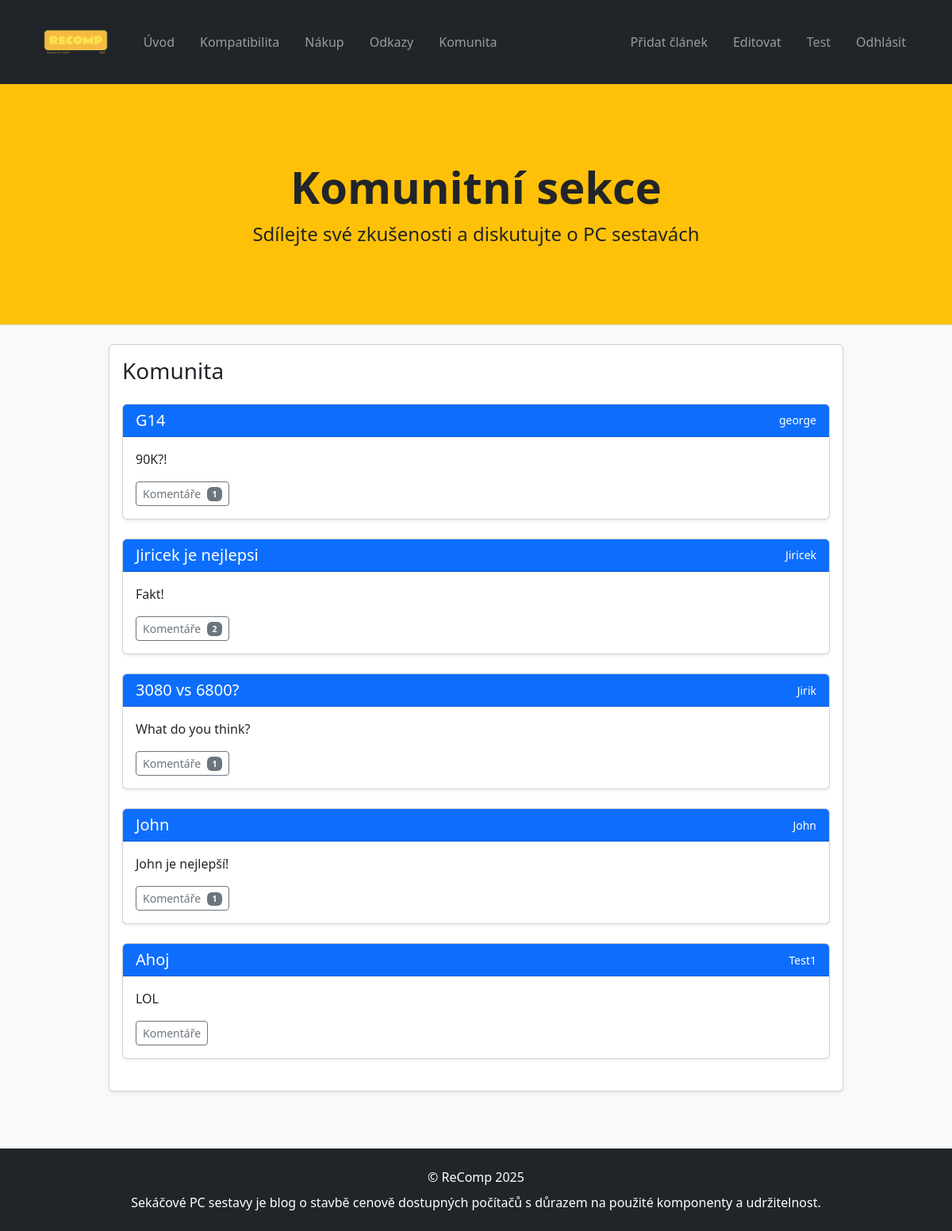
The app's page /Projekt-Web/community/community.php (signed in) with its own data.
### tables this page shows
CREATE TABLE `articles` (
  `id` int(11) NOT NULL,
  `title` varchar(255) NOT NULL,
  `content` text NOT NULL,
  `user_id` int(11) NOT NULL,
  `created_at` timestamp NOT NULL DEFAULT current_timestamp(),
  `updated_at` timestamp NULL DEFAULT NULL
);

CREATE TABLE `users` (
  `id` int(11) NOT NULL,
  `username` varchar(50) NOT NULL,
  `email` varchar(100) DEFAULT NULL,
  `password` varchar(255) NOT NULL,
  `name` varchar(50) DEFAULT NULL,
  `surname` varchar(50) DEFAULT NULL,
  `created_at` timestamp NOT NULL DEFAULT current_timestamp(),
  `role` enum('user','admin') NOT NULL DEFAULT 'user'
);

### Projekt-Web/app/models/Article.php (called while the page is built, shortened)
<?php
class Article {
    private $db;
    public function __construct($db) {
        $this->db = $db;
    }
    public function getAll() {
        $sql = "SELECT a.*, u.username, u.role FROM articles a
                JOIN users u ON a.user_id = u.id
                ORDER BY a.created_at DESC";
        $stmt = $this->db->prepare($sql);
        $stmt->execute();
        return $stmt->fetchAll(PDO::FETCH_ASSOC);
    }
}
?>

### Projekt-Web/app/models/Comment.php (called while the page is built, shortened)
<?php
class Comment {
    private $conn;
    private $table_name = "comments";
    public function __construct($db) {
        $this->conn = $db;
    }
    public function getCommentsByArticle($article_id) {
        $query = "SELECT c.*, u.username
                FROM " . $this->table_name . " c
                LEFT JOIN users u ON c.user_id = u.id
                WHERE c.article_id = :article_id
                ORDER BY c.created_at DESC";
        $stmt = $this->conn->prepare($query);
        $stmt->bindParam(":article_id", $article_id);
        $stmt->execute();
        return $stmt->fetchAll(PDO::FETCH_ASSOC);
    }
}
?>

### Projekt-Web/community/community.php (the view, shortened to what this page needs)
<?php
require_once __DIR__ . '/../app/models/Article.php';
require_once __DIR__ . '/../app/models/Comment.php';
try {
    $db = (new Database())->getConnection();
    $articleModel = new Article($db);
    $articles = $articleModel->getAll();
} catch (PDOException $e) {
    $error = "Chyba při načítání článků. Zkuste to prosím později.";
    $articles = [];
}
?>
<!DOCTYPE html>
<html lang="cs">
<head>
    <link href="https://cdn.jsdelivr.net/npm/bootstrap@5.3.5/dist/css/bootstrap.min.css" rel="stylesheet">
</head>
<body class="bg-light">
    <?php include __DIR__ . '/../app/views/articles/navbar.php'; ?>
    <header class="py-5 bg-warning border-bottom mb-4">
        <div class="container">
            <div class="text-center my-5">
                <h1 class="fw-bolder display-4">Komunitní sekce</h1>
                <p class="lead mb-0 fs-4">Sdílejte své zkušenosti a diskutujte o PC sestavách</p>
            </div>
        </div>
    </header>
    <div class="container">
        <div class="row justify-content-center">
            <div class="col-lg-10">
                <div class="card shadow-sm mb-4">
                    <div class="card-body">
                        <h2 class="card-title h3 mb-4">Komunita</h2>
                        <div class="card-text">
                            <div class="row">
                                <?php foreach ($articles as $article):
                                    $commentModel = new Comment($db);
                                    $comments = $commentModel->getCommentsByArticle($article['id']);
                                ?>
                                    <div class="col-12 mb-4">
                                        <div class="card shadow-sm">
                                            <div class="card-header bg-primary text-white">
                                                <div class="d-flex justify-content-between align-items-center">
                                                    <h5 class="card-title mb-0">
                                                        <?= htmlspecialchars($article['title']) ?>
                                                    </h5>
                                                    <small>
                                                        <?= htmlspecialchars($article['username']) ?>
                                                    </small>
                                                </div>
                                            </div>
                                            <div class="card-body">
                                                <p class="card-text">
                                                    <?= nl2br(htmlspecialchars($article['content'])) ?>
                                                </p>
                                                <button class="btn btn-outline-secondary btn-sm"
                                                        type="button"
                                                        data-bs-toggle="collapse"
                                                        data-bs-target="#comments<?= $article['id'] ?>"
                                                        aria-expanded="false"
                                                        aria-controls="comments<?= $article['id'] ?>">
                                                    Komentáře
                                                    <?php if (count($comments) > 0): ?>
                                                        <span class="badge bg-secondary ms-1"><?= count($comments) ?></span>
                                                    <?php endif; ?>
                                                </button>
                                            </div>
                                        </div>
                                    </div>
                                <?php endforeach; ?>
                            </div>
                        </div>
                    </div>
                </div>
            </div>
        </div>
    </div>
    <?php include __DIR__ . '/../app/views/articles/footer.php'; ?>
</body>
</html>

### records on screen
articles: title "G14", user.username "george", content "90K?!", count($comments) "1"
articles: title "Jiricek je nejlepsi", user.username "Jiricek", content "Fakt!", count($comments) "2"
articles: title "3080 vs 6800?", user.username "Jirik", content "What do you think?", count($comments) "1"
articles: title "John", user.username "John", content "John je nejlepší!", count($comments) "1"
articles: title "Ahoj", user.username "Test1", content "LOL"

### other values on screen
$_SESSION['username'] "Test"
